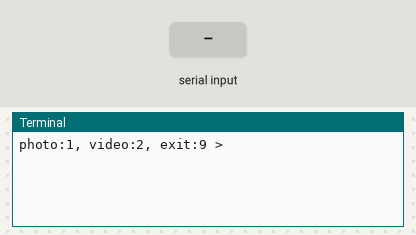
A program run on a simulated Raspberry Pi (BCM pin numbers). On the bench: the last lines printed to the terminal. Inputs (shaded band) come from the test bench. The clock reads 2024-03-15 10:24:30 at power-on unless the program sets it; the camera gives no picture and a still takes 0.5 s.

Above: at 4.2 s.
4.3 s: "1" typed at the terminal, then Enter
At 5.0 s:
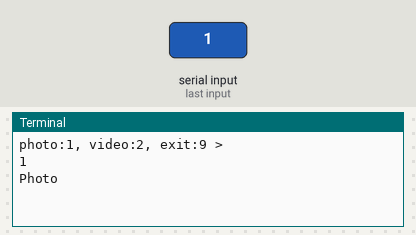
5.8 s: "2" typed at the terminal, then Enter
At 8.8 s:
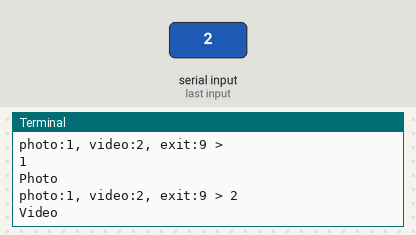

The program:

picamera_task.py
```python
import time
import picamera

path = '/home/pi/src6/06_multimedia'
nowtime = time.strftime("%Y%m%d_%H%M%S")
camera = picamera.PiCamera()

try:
    camera.resolution = (640, 480)
    camera.start_preview()
    time.sleep(3)
    while True:

        hey = int(input("photo:1, video:2, exit:9 > "))
        if (hey == 1):
            print("Photo")
            camera.resolution = (640, 480)
            camera.start_preview()
            time.sleep(3)
            camera.capture('%s/%s.jpg' % (path, nowtime))

        elif (hey == 2):
            print("Video")
            camera.resolution = (640, 480)
            camera.start_preview()
            time.sleep(3)
            camera.start_recording('%s/%s.h264' % (path, nowtime))
            time.sleep(5)
            camera.stop_recording()
        elif (hey == 9):
            exit()
        else:
            print("incorrect command")
        #camera.capture('%s/photo.jpg' % path)

finally:
    camera.stop_preview()
```

Measured:
- after the input at 4.3 s, the terminal: prints a new line at once (image 1)
- after the input at 5.8 s, the terminal: prints a new line after 2.0 s (image 2)
